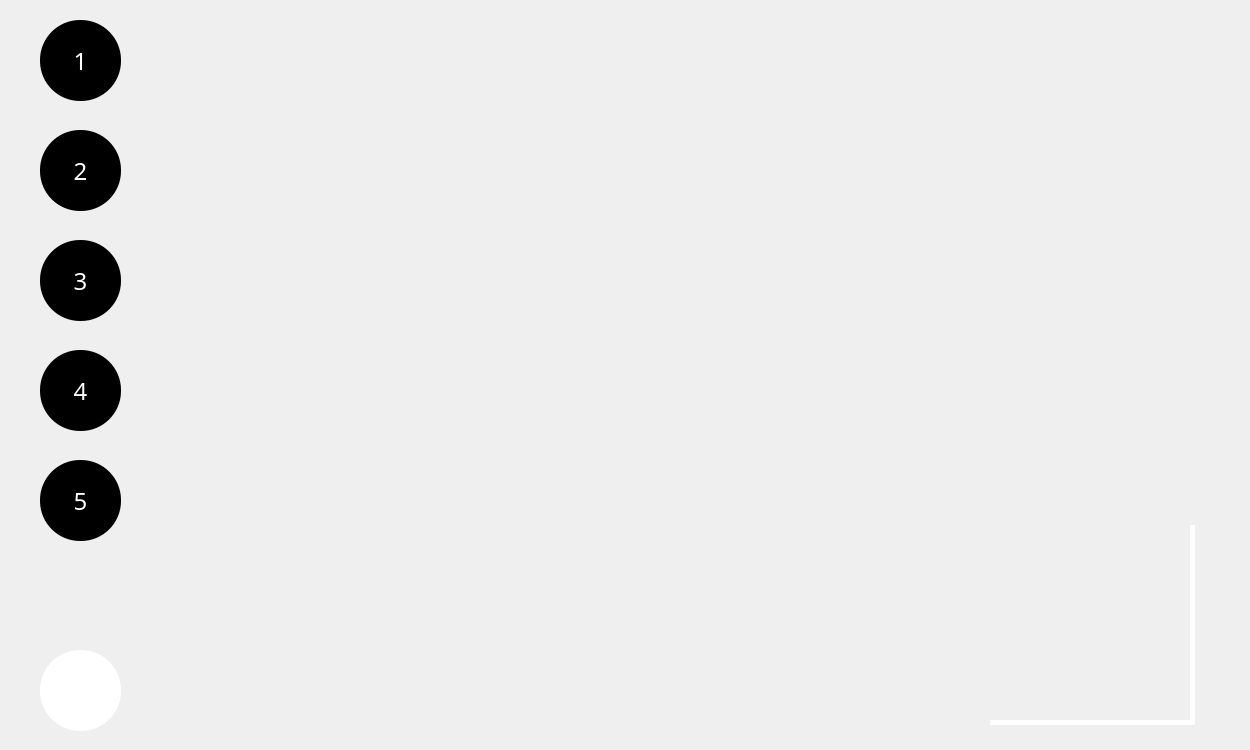
<?xml version="1.0" encoding="UTF-8"?>
<ui version="4.0">
 <class>MainWindow</class>
 <widget class="QMainWindow" name="MainWindow">
  <property name="geometry">
   <rect>
    <x>0</x>
    <y>0</y>
    <width>1250</width>
    <height>750</height>
   </rect>
  </property>
  <property name="windowTitle">
   <string>MainWindow</string>
  </property>
  <widget class="QWidget" name="centralwidget">
   <widget class="QLabel" name="lbl_background">
    <property name="geometry">
     <rect>
      <x>0</x>
      <y>0</y>
      <width>1250</width>
      <height>750</height>
     </rect>
    </property>
    <property name="styleSheet">
     <string notr="true">background-image: url(:/images/background2.png);</string>
    </property>
    <property name="text">
     <string/>
    </property>
   </widget>
   <widget class="QPushButton" name="btn_quit">
    <property name="geometry">
     <rect>
      <x>1210</x>
      <y>10</y>
      <width>30</width>
      <height>30</height>
     </rect>
    </property>
    <property name="font">
     <font>
      <family>Arial</family>
      <pointsize>12</pointsize>
      <weight>75</weight>
      <bold>true</bold>
     </font>
    </property>
    <property name="styleSheet">
     <string notr="true">QPushButton#btn_quit{	
	background-color: transparent;
	color: rgb(0, 0, 0);
	border-radius:5px;
}
QPushButton#btn_quit:hover{	
	background-color: qlineargradient(spread:pad, x1:0, y1:0.505682, x2:1, y2:0.477, stop:0 rgb(255, 65, 65), stop:1  rgb(255, 65, 65));
}
QPushButton#btn_quit:pressed{
	padding-left:2px;
	padding-top:2px;	
	background-color: rgb(255, 65, 65);
}</string>
    </property>
    <property name="text">
     <string/>
    </property>
    <property name="icon">
     <iconset resource="res.qrc">
      <normaloff>:/icons/feather/x.svg</normaloff>:/icons/feather/x.svg</iconset>
    </property>
    <property name="iconSize">
     <size>
      <width>25</width>
      <height>25</height>
     </size>
    </property>
   </widget>
   <widget class="QLabel" name="lbl_bg_2">
    <property name="geometry">
     <rect>
      <x>150</x>
      <y>20</y>
      <width>1050</width>
      <height>710</height>
     </rect>
    </property>
    <property name="styleSheet">
     <string notr="true">background-image: url(:/images/announcementsbg.png);</string>
    </property>
    <property name="text">
     <string/>
    </property>
   </widget>
   <widget class="QPushButton" name="btn_news_1">
    <property name="geometry">
     <rect>
      <x>40</x>
      <y>20</y>
      <width>81</width>
      <height>81</height>
     </rect>
    </property>
    <property name="font">
     <font>
      <family>Bahnschrift</family>
      <pointsize>18</pointsize>
      <weight>50</weight>
      <bold>false</bold>
     </font>
    </property>
    <property name="styleSheet">
     <string notr="true">QPushButton#btn_news_1{	
	background-color: rgb(0, 0, 0);
	color: rgb(255,255,255);
	border-radius:40px;
}
QPushButton#btn_news_1:hover{	
	background-color: qlineargradient(spread:pad, x1:0, y1:0.505682, x2:1, y2:0.477, stop:0 rgb(0, 0, 0), stop:1  rgb(0, 0, 0));
}
QPushButton#btn_news_1:pressed{
	padding-left:2px;
	padding-top:2px;	
	background-color: rgb(0, 0, 0);
}</string>
    </property>
    <property name="text">
     <string>1</string>
    </property>
    <property name="iconSize">
     <size>
      <width>25</width>
      <height>25</height>
     </size>
    </property>
   </widget>
   <widget class="QPushButton" name="btn_news_2">
    <property name="geometry">
     <rect>
      <x>40</x>
      <y>130</y>
      <width>81</width>
      <height>81</height>
     </rect>
    </property>
    <property name="font">
     <font>
      <family>Bahnschrift</family>
      <pointsize>18</pointsize>
      <weight>50</weight>
      <bold>false</bold>
     </font>
    </property>
    <property name="styleSheet">
     <string notr="true">QPushButton#btn_news_2{	
	background-color: rgb(0, 0, 0);
	color: rgb(255,255,255);
	border-radius:40px;
}
QPushButton#btn_news_2:hover{	
	background-color: qlineargradient(spread:pad, x1:0, y1:0.505682, x2:1, y2:0.477, stop:0 rgb(0, 0, 0), stop:1  rgb(0, 0, 0));
}
QPushButton#btn_news_2:pressed{
	padding-left:2px;
	padding-top:2px;	
	background-color: rgb(0, 0, 0);

}</string>
    </property>
    <property name="text">
     <string>2</string>
    </property>
    <property name="iconSize">
     <size>
      <width>25</width>
      <height>25</height>
     </size>
    </property>
   </widget>
   <widget class="QPushButton" name="btn_news_3">
    <property name="geometry">
     <rect>
      <x>40</x>
      <y>240</y>
      <width>81</width>
      <height>81</height>
     </rect>
    </property>
    <property name="font">
     <font>
      <family>Bahnschrift</family>
      <pointsize>18</pointsize>
      <weight>50</weight>
      <bold>false</bold>
     </font>
    </property>
    <property name="styleSheet">
     <string notr="true">QPushButton#btn_news_3{	
	background-color: rgb(0, 0, 0);
	color: rgb(255,255,255);
	border-radius:40px;
}
QPushButton#btn_news_3:hover{	
	background-color: qlineargradient(spread:pad, x1:0, y1:0.505682, x2:1, y2:0.477, stop:0 rgb(0, 0, 0), stop:1  rgb(0, 0, 0));
}
QPushButton#btn_news_3:pressed{
	padding-left:2px;
	padding-top:2px;	
	background-color: rgb(0, 0, 0);
}</string>
    </property>
    <property name="text">
     <string>3</string>
    </property>
    <property name="iconSize">
     <size>
      <width>25</width>
      <height>25</height>
     </size>
    </property>
   </widget>
   <widget class="QPushButton" name="btn_news_4">
    <property name="geometry">
     <rect>
      <x>40</x>
      <y>350</y>
      <width>81</width>
      <height>81</height>
     </rect>
    </property>
    <property name="font">
     <font>
      <family>Bahnschrift</family>
      <pointsize>18</pointsize>
      <weight>50</weight>
      <bold>false</bold>
     </font>
    </property>
    <property name="styleSheet">
     <string notr="true">QPushButton#btn_news_4{	
	background-color: rgb(0, 0, 0);
	color: rgb(255,255,255);
	border-radius:40px;
}
QPushButton#btn_news_4:hover{	
	background-color: qlineargradient(spread:pad, x1:0, y1:0.505682, x2:1, y2:0.477, stop:0 rgb(0, 0, 0), stop:1  rgb(0, 0, 0));
}
QPushButton#btn_news_4:pressed{
	padding-left:2px;
	padding-top:2px;	
	background-color: rgb(0, 0, 0);
}</string>
    </property>
    <property name="text">
     <string>4</string>
    </property>
    <property name="iconSize">
     <size>
      <width>25</width>
      <height>25</height>
     </size>
    </property>
   </widget>
   <widget class="QPushButton" name="btn_news_5">
    <property name="geometry">
     <rect>
      <x>40</x>
      <y>460</y>
      <width>81</width>
      <height>81</height>
     </rect>
    </property>
    <property name="font">
     <font>
      <family>Bahnschrift</family>
      <pointsize>18</pointsize>
      <weight>50</weight>
      <bold>false</bold>
     </font>
    </property>
    <property name="styleSheet">
     <string notr="true">QPushButton#btn_news_5{	
	background-color: rgb(0, 0, 0);
	color: rgb(255,255,255);
	border-radius:40px;
}
QPushButton#btn_news_5:hover{	
	background-color: qlineargradient(spread:pad, x1:0, y1:0.505682, x2:1, y2:0.477, stop:0 rgb(0, 0, 0), stop:1  rgb(0, 0, 0));
}
QPushButton#btn_news_5:pressed{
	padding-left:2px;
	padding-top:2px;	
	background-color: rgb(0, 0, 0);
}</string>
    </property>
    <property name="text">
     <string>5</string>
    </property>
    <property name="iconSize">
     <size>
      <width>25</width>
      <height>25</height>
     </size>
    </property>
   </widget>
   <widget class="QPushButton" name="btn_home">
    <property name="geometry">
     <rect>
      <x>40</x>
      <y>650</y>
      <width>81</width>
      <height>81</height>
     </rect>
    </property>
    <property name="font">
     <font>
      <family>Bahnschrift</family>
      <pointsize>18</pointsize>
      <weight>50</weight>
      <bold>false</bold>
     </font>
    </property>
    <property name="styleSheet">
     <string notr="true">QPushButton#btn_home{	
	background-color: rgb(255,255,255);
	color: rgb(255,255,255);
	border-radius:40px;
}
QPushButton#btn_home:hover{	
	background-color: qlineargradient(spread:pad, x1:0, y1:0.505682, x2:1, y2:0.477, stop:0 rgb(255,255,255), stop:1  rgb(255,255,255));
}
QPushButton#btn_home:pressed{
	padding-left:2px;
	padding-top:2px;	
	background-color:rgb(255,255,255);
}</string>
    </property>
    <property name="text">
     <string/>
    </property>
    <property name="icon">
     <iconset resource="res.qrc">
      <normaloff>:/icons/feather/home.svg</normaloff>:/icons/feather/home.svg</iconset>
    </property>
    <property name="iconSize">
     <size>
      <width>25</width>
      <height>25</height>
     </size>
    </property>
   </widget>
   <widget class="QLabel" name="lbl_text">
    <property name="geometry">
     <rect>
      <x>150</x>
      <y>20</y>
      <width>1050</width>
      <height>710</height>
     </rect>
    </property>
    <property name="text">
     <string/>
    </property>
   </widget>
   <widget class="QLabel" name="label">
    <property name="geometry">
     <rect>
      <x>1190</x>
      <y>525</y>
      <width>5</width>
      <height>200</height>
     </rect>
    </property>
    <property name="styleSheet">
     <string notr="true">background-color: rgb(255, 255, 255);</string>
    </property>
    <property name="text">
     <string/>
    </property>
   </widget>
   <widget class="QLabel" name="label_2">
    <property name="geometry">
     <rect>
      <x>990</x>
      <y>720</y>
      <width>200</width>
      <height>5</height>
     </rect>
    </property>
    <property name="styleSheet">
     <string notr="true">background-color: rgb(255, 255, 255);</string>
    </property>
    <property name="text">
     <string/>
    </property>
   </widget>
  </widget>
 </widget>
 <resources>
  <include location="res.qrc"/>
 </resources>
 <connections/>
</ui>
